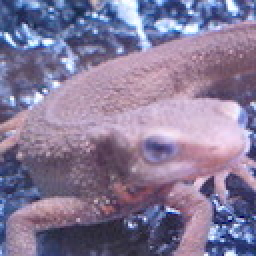
//> input picture q20/imori.jpg, 128 x 128 px (shown 2 times larger)
$ ./14q   (built with g++ and OpenCV 4)
//> lines starting //> are read from the running program, lines starting //| are printed output that depends on the picture
//> further down, img is the input picture: 128 rows x 128 cols, CV_8UC3; mean B, G, R 152.8, 121.8, 134.1
#include <iostream>
#include <opencv2/opencv.hpp>
#include <cmath>

void differential_filter(cv::Mat &src, cv::Mat &dst, bool flag)
{
//> called with flag = false
    cv::Mat img = cv::Mat::zeros(src.rows, src.cols, CV_8UC1);
    for(int y = 0; y < src.rows; y++){
        for(int x = 0; x < src.cols; x++){
            img.at<uint8_t>(y, x) = 0.2126 * src.at<cv::Vec3b>(y, x)[2] +
                0.7152 * src.at<cv::Vec3b>(y, x)[1] +
                0.0722 * src.at<cv::Vec3b>(y, x)[0];
        }
    }
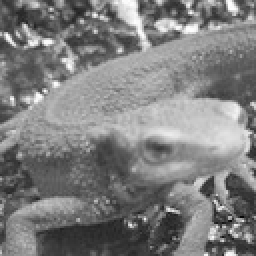
//> img: 128 rows x 128 cols, CV_8UC1 (shown 2 times larger); min 6, max 254, mean 126.2

    cv::imshow("sample", img);
    cv::waitKey(0);

    float kernel[3][3] = {
        {0, -1, 0},
        {0, 1, 0},
        {0, 0, 0}
    };

    //flagで横微分に変更．
    if(flag == true){
        kernel[0][1] = 0;
        kernel[1][0] = -1;
    }

    int temp;
    for(int y = 0; y < img.rows; y++){
        for(int x = 0; x < img.cols; x++){
            temp = 0;
            for(int dy = -1; dy <= 1; dy++){
                for(int dx = -1; dx <= 1; dx++){
                    temp += img.at<uint8_t>(y + dy, x + dx)*kernel[dy+1][dx+1];
                }
            }
            dst.at<uint8_t>(y, x) = fmax(0, fmin(temp, 255));//0~255
        }
    }
//> this loop made 128 passes
//> temp on passes 1 to 12: 123, -15, -5, -12, -17, 18, -4, 18, 34, 10, 17, 2
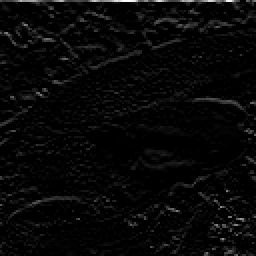
//> dst: 128 rows x 128 cols, CV_8UC1 (shown 2 times larger); min 0, max 253, mean 7.7
//> after the loop, temp = 10

}

int main(void)
{
    cv::Mat img = cv::imread("imori.jpg");
    cv::Mat dst = cv::Mat::zeros(img.cols, img.rows, CV_8UC1);

    differential_filter(img, dst, 0);
    cv::imshow("sample", dst);
    cv::waitKey(0);
    cv::imwrite("./img/14q_ans.jpg", dst);

    return 0;
}
/*-----><-----*/
/*
横方向微分でそれに垂直方向成分がはっきり見える．(縦方向が見える．)
縦方向微分でも同様，横方向がはっきり見える．
*/
